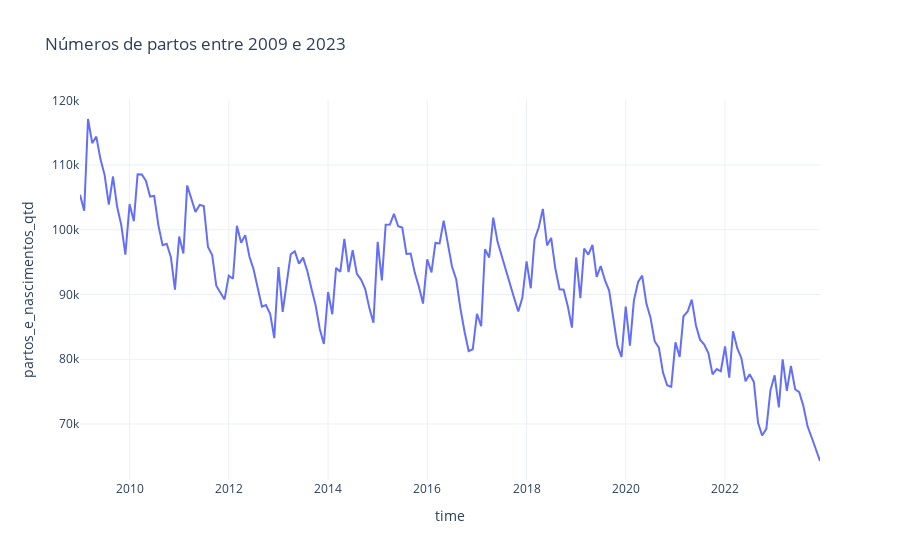

Notebook code cell kept with this figure:
### Code cell
fig = px.line(df_st, y='partos_e_nascimentos_qtd',title='Números de partos entre 2009 e 2023')
# fig2 = px.line(df_st, y='partos_e_nascimentos_val',title='Valores com partos entre 2009 e 2024')
#fig = make_subplots(rows=2, cols=1, subplot_titles=('Quantidade', 'Valores'), shared_xaxes=True, shared_yaxes=False)

#fig.add_trace(go.Scatter(x=df_st.index, y=df_st['partos_e_nascimentos_qtd'], mode='lines', name='Quantidade'), row=1, col=1)
#fig.add_trace(go.Scatter(x=df_st.index, y=df_st['partos_e_nascimentos_val'], mode='lines', name='Valores'), row=2, col=1)

#fig.update_xaxes(dtick="M1", tickmode='auto', rangeslider_visible=True)
fig.update_layout(template = 'plotly_white')

# fig.update_layout(
#     xaxis2_rangeslider_visible=True,
#     xaxis2_type="date",
#     autosize=True, height=900
#     )
fig.show()

### Figure 1 — Plotly figure (JSON) as saved in the notebook; plotly's stock layout.template omitted (floating-point values rounded to 4 significant figures; data arrays with more than 128 entries replaced by an {"elided": "..."} marker saying what was removed)
{"data": [{"hovertemplate": "time=%{x}<br>partos_e_nascimentos_qtd=%{y}<extra></extra>", "legendgroup": "", "line": {"color": "#636efa", "dash": "solid"}, "marker": {"symbol": "circle"}, "mode": "lines", "name": "", "orientation": "v", "showlegend": false, "x": {"elided": "180 str values"}, "xaxis": "x", "y": {"elided": "180 float values"}, "yaxis": "y", "type": "scatter"}], "layout": {"xaxis": {"anchor": "y", "domain": [0.0, 1.0], "title": {"text": "time"}}, "yaxis": {"anchor": "x", "domain": [0.0, 1.0], "title": {"text": "partos_e_nascimentos_qtd"}}, "legend": {"tracegroupgap": 0}, "title": {"text": "Números de partos entre 2009 e 2023"}}}
